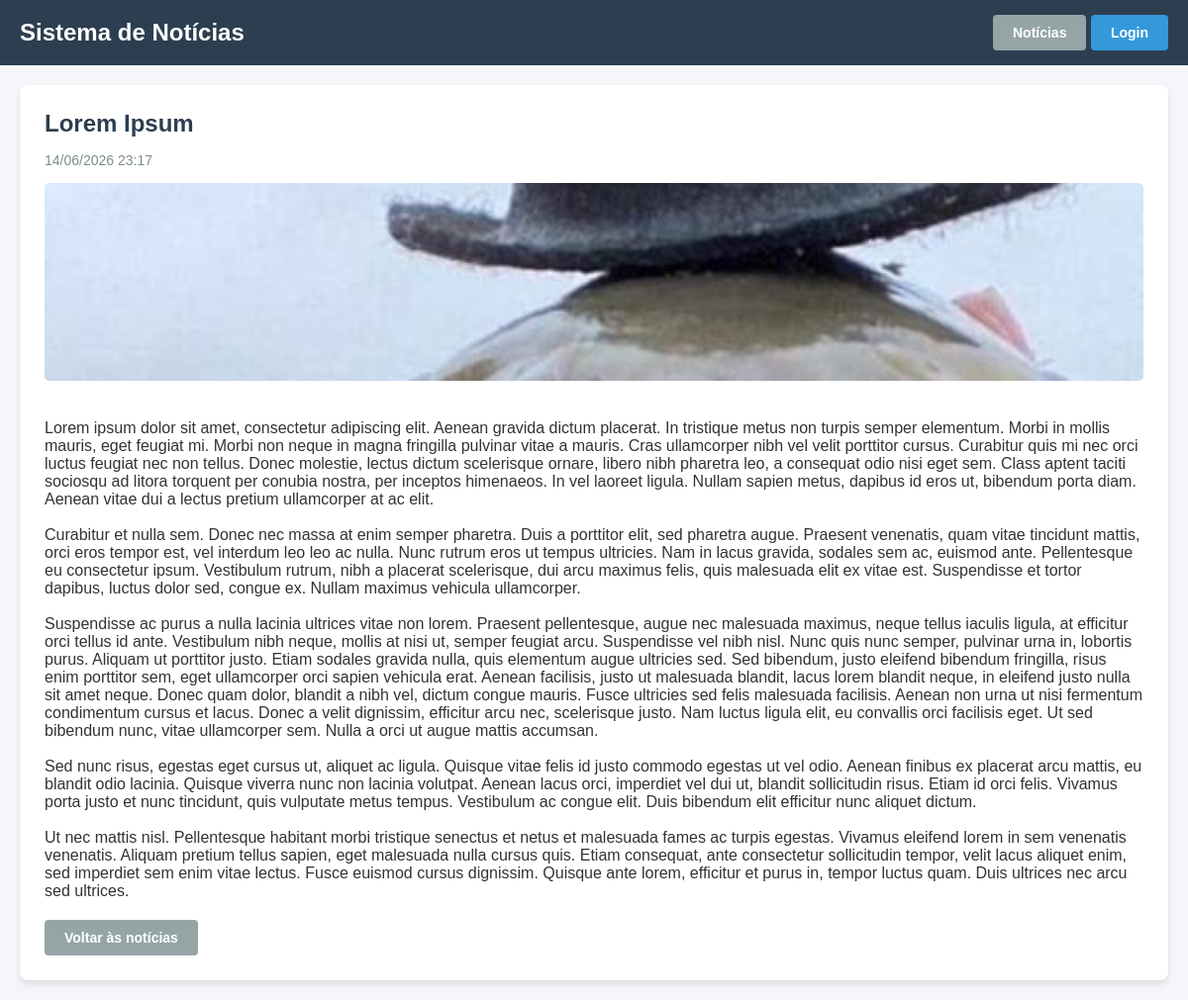
Page /noticia/1 on the committed database.
### models.py (models this page shows)
class Noticia(db.Model):
    __tablename__ = 'noticias'
    id = db.Column(db.Integer, primary_key=True)
    titulo = db.Column(db.String(200), nullable=False)
    data_noticia = db.Column(db.DateTime, default=datetime.utcnow)
    texto = db.Column(db.Text, nullable=False)
    imagem = db.Column(db.String(500), nullable=True)
    ativo = db.Column(db.Boolean, default=True)
    created_by = db.Column(db.Integer, db.ForeignKey('users.id'))
    created_at = db.Column(db.DateTime, default=datetime.utcnow)

### app.py (the view)
@app.route('/noticia/<int:noticia_id>')
def noticia_detalhe(noticia_id):
    noticia = Noticia.query.get_or_404(noticia_id)
    if not noticia.ativo and (not current_user.is_authenticated or not current_user.is_admin()):
        abort(404)
    return render_template('noticia_detail.html', noticia=noticia)

### templates/noticia_detail.html (shortened to what this page needs)
<!DOCTYPE html>
<html lang="pt-br">
<head>
    <link rel="stylesheet" href="{{ url_for('static', filename='style.css') }}">
</head>
<body>
    <nav class="navbar">
        <h2>Sistema de Notícias</h2>
        <div>
            <a href="{{ url_for('index') }}" class="btn btn-secondary">Notícias</a>
            {% if current_user.is_authenticated %}
                <a href="{{ url_for('usuario_perfil') }}" class="btn btn-secondary">Conta</a>
                {% if current_user.is_admin() %}
                    <a href="{{ url_for('admin_painel') }}" class="btn btn-secondary">Painel Admin</a>
                {% endif %}
                <a href="{{ url_for('logout') }}" class="btn btn-danger">Sair</a>
            {% else %}
                <a href="{{ url_for('login') }}" class="btn btn-primary">Login</a>
            {% endif %}
        </div>
    </nav>
    <div class="container">
        <div class="card">
            <h2>{{ noticia.titulo }}</h2>
            <p class="text-muted">{{ noticia.data_noticia.strftime('%d/%m/%Y %H:%M') }}</p>
            {% if noticia.imagem %}
                <img src="{{ noticia.imagem }}" alt="{{ noticia.titulo }}" class="noticia-imagem">
            {% endif %}
            <p style="margin-top: 20px; white-space: pre-wrap;">{{ noticia.texto }}</p>
            <a href="{{ url_for('index') }}" class="btn btn-secondary" style="margin-top: 20px;">Voltar às notícias</a>
        </div>
    </div>
</body>
</html>

### static/style.css (style rules this page uses)
* { box-sizing: border-box; margin: 0; padding: 0; font-family: Arial, sans-serif; }
body { background-color: #f4f6f9; color: #333; min-height: 100vh; }
.navbar { background-color: #2c3e50; color: #fff; padding: 15px 20px; display: flex; justify-content: space-between; align-items: center; width: 100%; }
.container { width: 100%; max-width: 1200px; margin: 20px auto; padding: 0 20px; }
.card { background: #fff; border-radius: 8px; padding: 25px; box-shadow: 0 4px 6px rgba(0,0,0,0.1); margin-bottom: 20px; }
.card h2, .card h3 { margin-bottom: 15px; color: #2c3e50; }
.text-muted { color: #7f8c8d; font-size: 14px; margin-bottom: 15px; }
.btn { display: inline-block; padding: 10px 20px; border: none; border-radius: 4px; color: white; font-weight: bold; cursor: pointer; font-size: 14px; text-align: center; text-decoration: none; transition: background-color 0.3s; }
.btn-primary { background-color: #3498db; }
.btn-secondary { background-color: #95a5a6; }
.noticia-imagem { width: 100%; height: 200px; object-fit: cover; border-radius: 5px; margin-bottom: 15px; }
html { scroll-behavior: smooth; }

### rows in the picture
Noticia: titulo "Lorem Ipsum", data_noticia "14/06/2026 23:17", imagem (picture), texto "Lorem ipsum dolor sit amet, consectetur adipiscing elit. Aenean gravida dictum placerat. In tristique metus non turpis semper elementum. Morbi in mollis mauris, eget feugiat mi. Morbi non neque in magna fringilla pulvinar vitae a mauris. Cras ullamcorper nibh vel velit porttitor cursus. Curabitur quis mi nec orci luctus feugiat nec non tellus. Donec molestie, lectus dictum scelerisque ornare, libero nibh pharetra leo, a consequat odio nisi eget sem. Class aptent taciti sociosqu ad litora torquent per conubia nostra, per inceptos himenaeos. In vel laoreet ligula. Nullam sapien metus, dapibus id eros ut, bibendum porta diam. Aenean vitae dui a lectus pretium ullamcorper at ac elit. Curabitur…"
